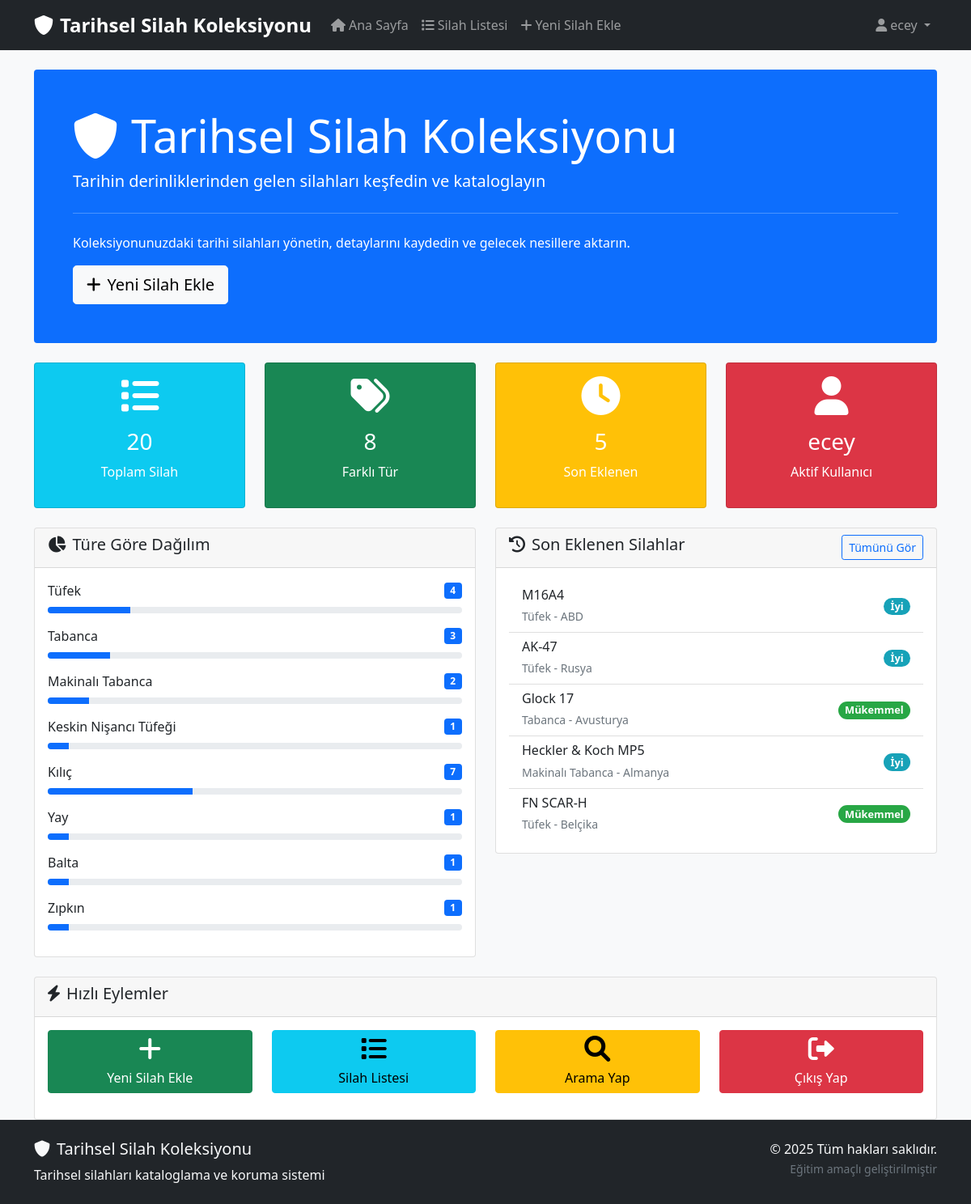
Page /index.php (signed in) on the committed database.
### tables this page shows
CREATE TABLE weapons (
    id INT AUTO_INCREMENT PRIMARY KEY,
    name VARCHAR(100) NOT NULL,
    type VARCHAR(50) NOT NULL,
    origin_country VARCHAR(50),
    manufacture_year INT,
    historical_period VARCHAR(100),
    material VARCHAR(100),
    length_cm DECIMAL(5,2),
    weight_kg DECIMAL(5,2),
    condition_status ENUM('Mükemmel', 'İyi', 'Orta', 'Kötü') DEFAULT 'İyi',
    description TEXT,
    acquisition_date DATE,
    estimated_value DECIMAL(10,2),
    image_url VARCHAR(255),
    created_by INT,
    created_at TIMESTAMP DEFAULT CURRENT_TIMESTAMP,
    updated_at TIMESTAMP DEFAULT CURRENT_TIMESTAMP ON UPDATE CURRENT_TIMESTAMP,
    FOREIGN KEY (created_by) REFERENCES users(id) ON DELETE SET NULL
);

### classes/weapon.php (called while the page is built, shortened)
<?php
class Weapon {
    private $db;
    public function __construct($db_connection) {
        $this->db = $db_connection;
    }
    public function getAllWeapons() {
        $sql = "SELECT w.*, u.username AS created_by_username
                FROM weapons w
                LEFT JOIN users u ON w.created_by = u.id
                ORDER BY w.created_at DESC";
        $stmt = $this->db->prepare($sql);
        $stmt->execute();
        return $stmt->fetchAll(PDO::FETCH_ASSOC);
    }
}
?>

### index.php (the view, shortened to what this page needs)
<?php
require_once 'classes/weapon.php';
try {
    $database = new Database();
    $db = $database->getConnection();
    $weaponObj = new Weapon($db);
    $allWeapons = $weaponObj->getAllWeapons();
    $totalWeapons = count($allWeapons);
    $weaponTypes = [];
    foreach ($allWeapons as $weapon) {
        $type = $weapon['type'] ?? 'Bilinmeyen';
        $weaponTypes[$type] = isset($weaponTypes[$type]) ? $weaponTypes[$type] + 1 : 1;
    }
    $recentWeapons = array_slice($allWeapons, 0, 5);
} catch (Exception $e) {
    die("Veritabanı hatası: " . $e->getMessage());
}
include 'includes/header.php';
?>
<div class="row">
    <div class="col-12">
        <div class="jumbotron bg-primary text-white p-5 rounded mb-4">
            <h1 class="display-4">
                <i class="fas fa-shield-alt me-3"></i>Tarihsel Silah Koleksiyonu
            </h1>
            <p class="lead">Tarihin derinliklerinden gelen silahları keşfedin ve kataloglayın</p>
            <hr class="my-4" style="border-color: rgba(255,255,255,0.3);">
            <p>Koleksiyonunuzdaki tarihi silahları yönetin, detaylarını kaydedin ve gelecek nesillere aktarın.</p>
            <a class="btn btn-light btn-lg" href="weapons/add.php" role="button">
                <i class="fas fa-plus me-2"></i>Yeni Silah Ekle
            </a>
        </div>
    </div>
</div>
<div class="row mb-4">
    <div class="col-md-3">
        <div class="card bg-info text-white h-100">
            <div class="card-body text-center">
                <i class="fas fa-list fa-3x mb-3"></i>
                <h3><?php echo htmlspecialchars($totalWeapons); ?></h3>
                <p>Toplam Silah</p>
            </div>
        </div>
    </div>
    <div class="col-md-3">
        <div class="card bg-success text-white h-100">
            <div class="card-body text-center">
                <i class="fas fa-tags fa-3x mb-3"></i>
                <h3><?php echo htmlspecialchars(count($weaponTypes)); ?></h3>
                <p>Farklı Tür</p>
            </div>
        </div>
    </div>
    <div class="col-md-3">
        <div class="card bg-warning text-white h-100">
            <div class="card-body text-center">
                <i class="fas fa-clock fa-3x mb-3"></i>
                <h3><?php echo htmlspecialchars(count($recentWeapons)); ?></h3>
                <p>Son Eklenen</p>
            </div>
        </div>
    </div>
    <div class="col-md-3">
        <div class="card bg-danger text-white h-100">
            <div class="card-body text-center">
                <i class="fas fa-user fa-3x mb-3"></i>
                <h3><?php echo htmlspecialchars($_SESSION['username'] ?? 'Misafir'); ?></h3>
                <p>Aktif Kullanıcı</p>
            </div>
        </div>
    </div>
</div>
<div class="row">
    <div class="col-md-6">
        <div class="card">
            <div class="card-header">
                <h5><i class="fas fa-chart-pie me-2"></i>Türe Göre Dağılım</h5>
            </div>
            <div class="card-body">
                <?php if (!empty($weaponTypes)): ?>
                    <?php foreach ($weaponTypes as $type => $count): ?>
                        <div class="d-flex justify-content-between align-items-center mb-2">
                            <span><?php echo htmlspecialchars($type); ?></span>
                            <span class="badge bg-primary"><?php echo htmlspecialchars($count); ?></span>
                        </div>
                        <div class="progress mb-3" style="height: 8px;">
                            <div class="progress-bar" style="width: <?php echo ($totalWeapons > 0 ? ($count / $totalWeapons) * 100 : 0); ?>%;"></div>
                        </div>
                    <?php endforeach; ?>
                <?php else: ?>
                    <p class="text-muted">Henüz silah eklenmemiş.</p>
                <?php endif; ?>
            </div>
        </div>
    </div>
    <div class="col-md-6">
        <div class="card">
            <div class="card-header d-flex justify-content-between align-items-center">
                <h5><i class="fas fa-history me-2"></i>Son Eklenen Silahlar</h5>
                <a href="weapons/list.php" class="btn btn-sm btn-outline-primary">Tümünü Gör</a>
            </div>
            <div class="card-body">
                <?php if (!empty($recentWeapons)): ?>
                    <div class="list-group list-group-flush">
                        <?php foreach ($recentWeapons as $weapon): ?>
                            <a href="weapons/view.php?id=<?php echo htmlspecialchars($weapon['id']); ?>" class="list-group-item list-group-item-action d-flex justify-content-between align-items-center">
                                <div>
                                    <h6 class="mb-1"><?php echo htmlspecialchars($weapon['name']); ?></h6>
                                    <small class="text-muted">
                                        <?php echo htmlspecialchars($weapon['type'] ?? 'Bilinmeyen'); ?> -
                                        <?php echo htmlspecialchars($weapon['origin_country'] ?? 'Bilinmeyen'); ?>
                                    </small>
                                </div>
                                <span class="badge rounded-pill condition-badge condition-<?php echo str_replace(' ', '-', $weapon['condition_status'] ?? 'Unknown'); ?>">
                                    <?php echo htmlspecialchars($weapon['condition_status'] ?? 'Bilinmeyen'); ?>
                                </span>
                            </a>
                        <?php endforeach; ?>
                    </div>
                <?php else: ?>
                    <p class="text-muted">Henüz silah eklenmemiş.</p>
                    <a href="weapons/add.php" class="btn btn-primary">İlk Silahı Ekle</a>
                <?php endif; ?>
            </div>
        </div>
    </div>
</div>
<div class="row mt-4">
    <div class="col-12">
        <div class="card">
            <div class="card-header">
                <h5><i class="fas fa-bolt me-2"></i>Hızlı Eylemler</h5>
            </div>
            <div class="card-body">
                <div class="row">
                    <div class="col-md-3 mb-3">
                        <a href="weapons/add.php" class="btn btn-success w-100">
                            <i class="fas fa-plus fa-2x d-block mb-2"></i>
                            Yeni Silah Ekle
                        </a>
                    </div>
                    <div class="col-md-3 mb-3">
                        <a href="weapons/list.php" class="btn btn-info w-100">
                            <i class="fas fa-list fa-2x d-block mb-2"></i>
                            Silah Listesi
                        </a>
                    </div>
                    <div class="col-md-3 mb-3">
                        <a href="weapons/list.php?search=" class="btn btn-warning w-100">
                            <i class="fas fa-search fa-2x d-block mb-2"></i>
                            Arama Yap
                        </a>
                    </div>
                    <div class="col-md-3 mb-3">
                        <a href="auth/logout.php" class="btn btn-danger w-100">
                            <i class="fas fa-sign-out-alt fa-2x d-block mb-2"></i>
                            Çıkış Yap
                        </a>
                    </div>
                </div>
            </div>
        </div>
    </div>
</div>
<?php include 'includes/footer.php'; ?>

### includes/header.php (shortened to what this page needs)
<?php
$protocol = (!empty($_SERVER['HTTPS']) && $_SERVER['HTTPS'] !== 'off') ? "https://" : "http://";
$host = $_SERVER['HTTP_HOST'];
$basePath = '';
if ($host == 'localhost') {
    $basePath = '/historical-weapons-catalog/';
} else {
    $basePath = '/~st22360859044/';
}
$fullBaseUrl = rtrim($protocol . $host . $basePath, '/') . '/';
?>
<!DOCTYPE html>
<html lang="tr">
<head>
    <link href="https://cdn.jsdelivr.net/npm/bootstrap@5.1.3/dist/css/bootstrap.min.css" rel="stylesheet">
    <link rel="stylesheet" href="https://cdnjs.cloudflare.com/ajax/libs/font-awesome/6.0.0/css/all.min.css">
    <link rel="stylesheet" href="<?php echo $fullBaseUrl; ?>css/style.css">
</head>
<body>
<div class="main-wrapper">
    <nav class="navbar navbar-expand-lg navbar-dark bg-dark">
        <div class="container">
            <a class="navbar-brand" href="<?php echo $fullBaseUrl; ?>index.php">
                <i class="fas fa-shield-alt me-2"></i>Tarihsel Silah Koleksiyonu
            </a>
            <div class="collapse navbar-collapse" id="navbarNav">
                <ul class="navbar-nav me-auto">
                    <li class="nav-item">
                       <a class="nav-link" href="<?php echo $fullBaseUrl; ?>index.php">
                            <i class="fas fa-home me-1"></i>Ana Sayfa
                        </a>
                    </li>
                    <li class="nav-item">
                        <a class="nav-link" href="<?php echo $fullBaseUrl; ?>weapons/list.php">
                            <i class="fas fa-list me-1"></i>Silah Listesi
                        </a>
                    </li>
                    <?php if (isset($_SESSION['user_id'])): ?>
                    <li class="nav-item">
                        <a class="nav-link" href="<?php echo $fullBaseUrl; ?>weapons/add.php">
                            <i class="fas fa-plus me-1"></i>Yeni Silah Ekle
                        </a>
                    </li>
                    <?php endif; ?>
                </ul>
                <?php if (isset($_SESSION['user_id'])): ?>
                <ul class="navbar-nav">
                    <li class="nav-item dropdown">
                        <a class="nav-link dropdown-toggle" href="#" id="navbarDropdown" role="button" data-bs-toggle="dropdown">
                            <i class="fas fa-user me-1"></i><?php echo htmlspecialchars($_SESSION['username']); ?>
                        </a>
                    </li>
                </ul>
                <?php endif; ?>
            </div>
        </div>
    </nav>
    <main class="container mt-4">

### includes/footer.php (shortened to what this page needs)
</main>
    <footer class="bg-dark text-light mt-auto py-4">
        <div class="container">
            <div class="row">
                <div class="col-md-6">
                    <h5><i class="fas fa-shield-alt me-2"></i>Tarihsel Silah Koleksiyonu</h5>
                    <p class="mb-0">Tarihsel silahları kataloglama ve koruma sistemi</p>
                </div>
                <div class="col-md-6 text-md-end">
                    <p class="mb-0">© <?php echo date('Y'); ?> Tüm hakları saklıdır.</p>
                    <small class="text-muted">Eğitim amaçlı geliştirilmiştir</small>
                </div>
            </div>
        </div>
    </footer>
</div> <script src="https://cdn.jsdelivr.net/npm/bootstrap@5.1.3/dist/js/bootstrap.bundle.min.js"></script>
</body>
</html>

### css/style.css (style rules this page uses)
body { background-color: #f8f9fa; font-family: 'Segoe UI', Tahoma, Geneva, Verdana, sans-serif; }
.navbar-brand { font-weight: bold; font-size: 1.5rem; }
.condition-badge { font-size: 0.8rem; }
.condition-Mükemmel { background-color: #28a745; }
.condition-İyi { background-color: #17a2b8; }
footer { margin-top: auto; }
html, body { height: 100%; }
#root, .main-wrapper { display: flex; flex-direction: column; min-height: 100vh; }

### rows in the picture
weapons: id "3", created_by "1", name "Glock 17", type "Tabanca", origin_country "Avusturya", condition_status "Mükemmel"
weapons: type "Kılıç"
weapons: name "M16A4", type "Tüfek", origin_country "ABD", condition_status "İyi"
weapons: name "AK-47", type "Tüfek", origin_country "Rusya", condition_status "İyi"
weapons: name "Heckler & Koch MP5", type "Makinalı Tabanca", origin_country "Almanya", condition_status "İyi"
weapons: name "FN SCAR-H", type "Tüfek", origin_country "Belçika", condition_status "Mükemmel"

### other values in the picture
$_SESSION['username'] "ecey"
$totalWeapons "20"
count($weaponTypes) "8"
count($recentWeapons) "5"
$type "Tüfek"
$count "4"
$type "Tabanca"
$type "Makinalı Tabanca"
$count "2"
$type "Keskin Nişancı Tüfeği"
$count "7"
$type "Yay"
$type "Balta"
$type "Zıpkın"
